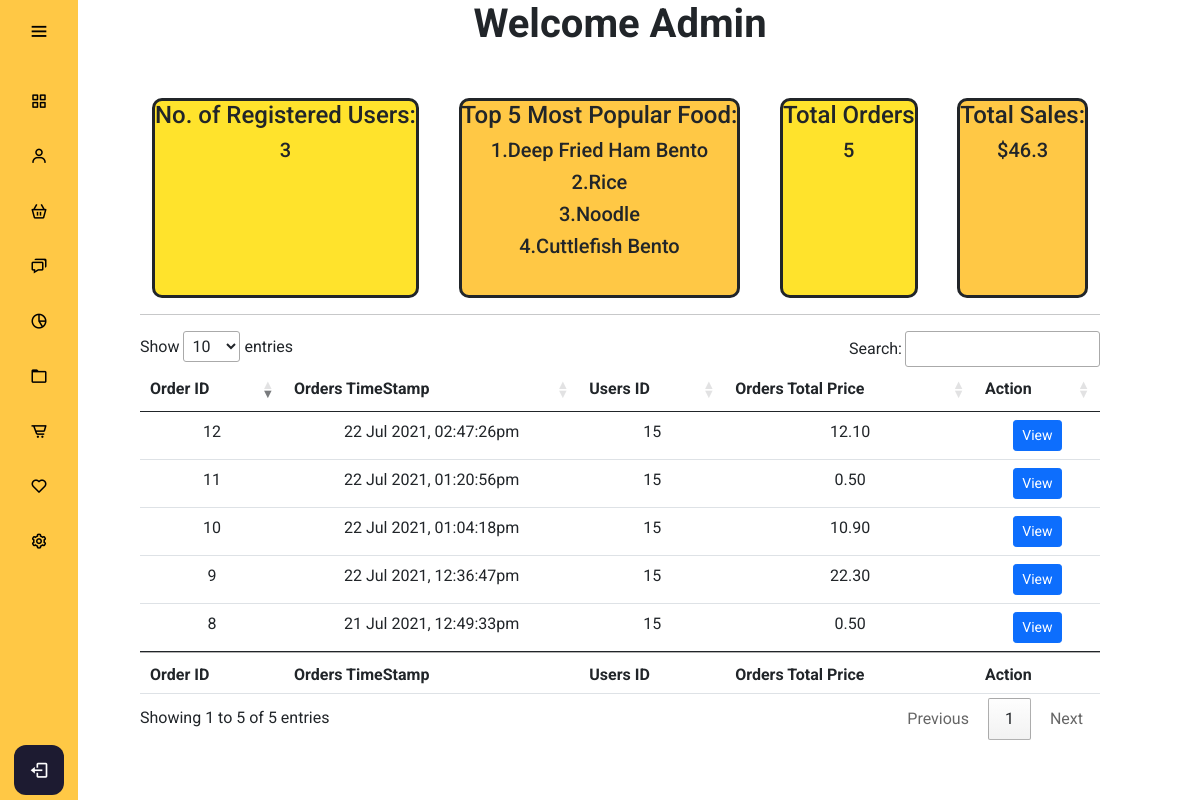
The page /admin/adminmanagement.php on the database its author committed.
### tables this page shows
CREATE TABLE `orders` (
  `orders_id` int(11) NOT NULL,
  `orders_totalprice` decimal(10,2) NOT NULL,
  `orders_timestamp` timestamp NOT NULL DEFAULT CURRENT_TIMESTAMP ON UPDATE CURRENT_TIMESTAMP,
  `orders_address` varchar(256) NOT NULL,
  `users_id` int(11) NOT NULL
);

CREATE TABLE `users` (
  `users_id` int(11) NOT NULL,
  `users_name` varchar(255) NOT NULL,
  `users_email` varchar(255) NOT NULL,
  `users_password` varchar(128) NOT NULL,
  `users_phone` varchar(11) DEFAULT NULL,
  `users_age` int(3) DEFAULT NULL,
  `users_gender` smallint(6) DEFAULT NULL,
  `users_permission` smallint(6) NOT NULL DEFAULT '0',
  `users_joindate` timestamp NOT NULL DEFAULT CURRENT_TIMESTAMP ON UPDATE CURRENT_TIMESTAMP
);

### config/db.php (called while the page is built, shortened)
<?php
class DB {
  protected static $mdb = null;
  public static function getMDB() {
    $mdb = DB::$mdb;
    if ($mdb === null) {
      $mdb = DB::$mdb = new MeekroDB();
    }
    $mdb->sync_config();
    return $mdb;
  }
  public static function query() { $args = func_get_args(); return call_user_func_array(array(DB::getMDB(), 'query'), $args); }
  public static function count() { $args = func_get_args(); return call_user_func_array(array(DB::getMDB(), 'count'), $args); }
}
class MeekroDB {
  public $encoding = 'latin1';
  public $param_char = '%';
  public $named_param_seperator = '_';
  public $connect_options = array(MYSQLI_OPT_CONNECT_TIMEOUT => 30);
  public $internal_mysql = null;
  public $num_rows = 0;
  public function __construct($host=null, $user=null, $password=null, $dbName=null, $port=null, $encoding=null, $socket=null)  {
    if ($encoding === null) $encoding = DB::$encoding;
    $this->encoding = $encoding;
  }
  public function get() {
    $mysql = $this->internal_mysql;
    if (!($mysql instanceof MySQLi)) {
      $mysql = new mysqli();
      foreach ($this->connect_options as $key => $value) {
        $mysql->options($key, $value);
      }
      $mysql->set_charset($this->encoding);
      $this->internal_mysql = $mysql;
    }
    return $mysql;
  }
  public function count() { $args = func_get_args(); return call_user_func_array(array($this, 'numRows'), $args); }
  public function numRows() { return $this->num_rows; }
  protected function preparseQueryParams() {
    $args = func_get_args();
    $sql = trim(strval(array_shift($args)));
    $args_all = $args;
    if (count($args_all) == 0) return array($sql);
    $param_char_length = strlen($this->param_char);
    $named_seperator_length = strlen($this->named_param_seperator);
    $types = array(
      $this->param_char . 'll',
      $this->param_char . 'ls',
      $this->param_char . 'l',
      $this->param_char . 'li',
      $this->param_char . 'ld',
      $this->param_char . 'lb',
      $this->param_char . 'lt',
      $this->param_char . 's',
      $this->param_char . 'i',
      $this->param_char . 'd',
      $this->param_char . 'b',
      $this->param_char . 't',
      $this->param_char . '?',
      $this->param_char . 'l?',
      $this->param_char . 'll?',
      $this->param_char . 'hc',
      $this->param_char . 'ha',
      $this->param_char . 'ho',
      $this->param_char . 'ss',
      $this->param_char . 'ssb',
      $this->param_char . 'sse',
    );
    $posList = array();
    foreach ($types as $type) {
      $lastPos = 0;
      while (($pos = strpos($sql, $type, $lastPos)) !== false) {
        $lastPos = $pos + 1;
        $posList[$pos] = $type;
      }
    }
    ksort($posList);
    $chunkyQuery = array();
    $pos_adj = 0;
    foreach ($posList as $pos => $type) {
      $type = substr($type, $param_char_length);
      $length_type = strlen($type) + $param_char_length;
      $new_pos = $pos + $pos_adj;
      $new_pos_back = $new_pos + $length_type;
      $arg_number_length = 0;
      if ($arg_number_length = strspn($sql, '0123456789', $new_pos_back)) {
        $arg_number = substr($sql, $new_pos_back, $arg_number_length);
        if (! array_key_exists($arg_number, $args_all)) return $this->nonSQLError("Non existent argument reference (arg $arg_number): $sql");
        $arg = $args_all[$arg_number];
      } else {
        $arg = array_shift($args);
      }
      if ($new_pos > 0) $chunkyQuery[] = substr($sql, 0, $new_pos);
      if (is_object($arg) && ($arg instanceof WhereClause)) {
        list($clause_sql, $clause_args) = $arg->textAndArgs();
        array_unshift($clause_args, $clause_sql);
        $preparsed_sql = call_user_func_array(array($this, 'preparseQueryParams'), $clause_args);
        $chunkyQuery = array_merge($chunkyQuery, $preparsed_sql);
      } else {
        $chunkyQuery[] = array('type' => $type, 'value' => $arg);
      }
      $sql = substr($sql, $new_pos_back + $arg_number_length);
      $pos_adj -= $new_pos_back + $arg_number_length;
    }
    return $chunkyQuery;
  }
  protected function intval($var) {
    if (PHP_INT_SIZE == 8) return intval($var);
    return floor(doubleval($var));
  }
  public function parseQueryParams() {
    $args = func_get_args();
    $chunkyQuery = call_user_func_array(array($this, 'preparseQueryParams'), $args);
    $query = '';
    foreach ($chunkyQuery as $chunk) {
      if (is_string($chunk)) {
        $query .= $chunk;
        continue;
      }
      $type = $chunk['type'];
      $arg = $chunk['value'];
      $result = '';
      if ($type == 's') $result = $this->escape($arg);
      else if ($type == 'i') $result = $this->intval($arg);
      $query .= $result;
    }
    return $query;
  }
  protected function prependCall($function, $args, $prepend) { array_unshift($args, $prepend); return call_user_func_array($function, $args); }
  public function query() { $args = func_get_args(); return $this->prependCall(array($this, 'queryHelper'), $args, 'assoc'); }
  protected function queryHelper() {
    $args = func_get_args();
    $type = array_shift($args);
    $db = $this->get();
    $is_buffered = true;
    $row_type = 'assoc';
    $full_names = false;
    $sql = call_user_func_array(array($this, 'parseQueryParams'), $args);
    $result = $db->query($sql, $is_buffered ? MYSQLI_STORE_RESULT : MYSQLI_USE_RESULT);
    if ($is_buffered && ($result instanceof MySQLi_Result)) $this->num_rows = $result->num_rows;
    else $this->num_rows = null;
    $return = array();
    while ($row = ($row_type == 'assoc' ? $result->fetch_assoc() : $result->fetch_row())) {
      $return[] = $row;
    }
    return $return;
  }
}
?>

### config/functions.php (called while the page is built, shortened)
<?php
function displayDate($date){
    return date('d M Y', strtotime($date));
}
function displayTime($date){
    return date('h:i:sa', strtotime($date));
}
?>

### admin/adminmanagement.php (the view, shortened to what this page needs)
<?php
include "../config/db.php";
include "../config/functions.php";
?>
<!DOCTYPE html>
<html lang="en" dir="ltr">
  <head>
    <link rel="stylesheet" href="adminstyle.css">
    <link href='https://unpkg.com/boxicons@2.0.7/css/boxicons.min.css' rel='stylesheet'>
    <link href="https://cdn.jsdelivr.net/npm/bootstrap@5.0.0-beta3/dist/css/bootstrap.min.css" rel="stylesheet">
    <link rel="stylesheet" href="https://cdn.jsdelivr.net/npm/bootstrap-icons@1.4.1/font/bootstrap-icons.css">
    <link rel="stylesheet" href="https://cdn.datatables.net/1.10.25/css/jquery.dataTables.min.css">
   </head>
<body>
  <?php
  include "adminheader.php";
  ?>
  <main class="home_content">
    <h1><strong>Welcome Admin</strong></h1>
    <div class="container">
      <div class="users">
        <h4>No. of Registered Users:</h4>
          <div class="result">
            <h5>
              <?php
              $noofRegUsersCount = DB::count();
              echo $noofRegUsersCount;
              ?>
            </h5>
          </div>
      </div>
      <div class="food">
        <h4>Top 5 Most Popular Food:</h4>
          <div class="result">
            <?php
            $food_name = Array();
            $food_qty = Array();
            $getOrdersQuery = DB::query("SELECT * FROM orderdetails
                                            INNER JOIN food
                                            ON orderdetails.food_id = food.food_id
                                            ");
            foreach($getOrdersQuery as $getOrdersResult) {
                array_push($food_name, $getOrdersResult['food_name']);
                array_push($food_qty, $getOrdersResult['orderdetails_qty']);
            }
            $result = array_unique($food_name);
            $result = array_combine($result, array_fill(0, count($result), 0));
            foreach($food_name as $k=>$v) {
                $result[$v] += $food_qty[$k];
              }
              arsort($result);
              $newArray = array_slice($result, 0, 5, true);
              $count = 1;
              foreach(array_keys($newArray) as $newArrayKeyNames) {
                  echo "<h5>".$count.".".ucwords($newArrayKeyNames)."</h5>";
                  $count++;
              }
            ?>
          </div>
      </div>
      <div class="orders">
        <h4>Total Orders </h4>
          <div class="result">
            <?php
            $getTotalOrderCount = db::query("SELECT * FROM orders");
            $getTotalOrderCountResult = db::count();
            ?>
            <h5><?php echo $getTotalOrderCountResult ?></h5>
          </div>
      </div>
      <div class="totalsales">
        <h4>Total Sales:</h4>
          <div class="result">
            <?php
            $totalsales = 0;
            foreach ($getTotalOrderCount as $getTotalResult ) {
                $totalsales += $getTotalResult['orders_totalprice'];
            }
            ?>
            <h5>$<?php echo $totalsales ?></h5>
          </div>
      </div>
    </div><hr>
    <table id="myTable" class="table table-hover">
        <thead>
            <tr>
            <th scope="col">Order ID</th>
            <th scope="col">Orders TimeStamp</th>
            <th scope="col">Users ID</th>
            <th scope="col">Orders Total Price</th>
            <th scope="col">Action</th>
            </tr>
        </thead>
        <tbody>
        <?php
        $getOrderQuery = DB::query("SELECT * FROM orders
                                    INNER JOIN users
                                    ON orders.users_id = users.users_id
                                    ORDER BY orders_id DESC");
        foreach($getOrderQuery as $getOrderResult){
        ?>
            <tr class="orderdata orderdata<?php echo $getOrderResult['orders_id']; ?>">
              <td class="orderid"><?php echo $getOrderResult['orders_id']; ?></td>
              <td class="ordertime"><?php echo displayDate($getOrderResult['orders_timestamp']) . ", " . displayTime($getOrderResult['orders_timestamp']); ?></td>
              <td class="orderuserid"><?php echo $getOrderResult['users_id']; ?></td>
              <td class="ordersprice"><?php echo $getOrderResult['orders_totalprice']; ?></td>
              <td><button type="button" class="btn btn-primary btn-sm viewOrder" value="viewOrder" data-id="<?php echo $getOrderResult['orders_id']; ?>" data-bs-toggle="modal" data-bs-target="#orderinfo<?php echo $getOrderResult['orders_id']; ?>" >View</button>
              </td>
            </tr>
        <?php
        }
        ?>
        </tbody>
        <tfoot>
          <tr>
            <th scope="col">Order ID</th>
            <th scope="col">Orders TimeStamp</th>
            <th scope="col">Users ID</th>
            <th scope="col">Orders Total Price</th>
            <th scope="col">Action</th>
          </tr>
        </tfoot>
    </table>
  </main>
</body>
</html>

### admin/adminstyle.css (style rules this page uses)
* { margin: 0; padding: 0; box-sizing: border-box; font-family: "Roboto" , sans serif; }
body { position: relative; min-height: 100vh; width: 100%; overflow: scroll; }
.home_content { position: absolute; height: 100%; width: 80%; text-align: center; left: 140px; background: none; box-shadow: 0 5px 10px rgba(0,0,0,0.2px); transition: all 0.5s ease; justify-content: space-between; }
button { border-radius: 5px; background-color: #fff; }
.container { display: flex; justify-content: space-between; height:200px; margin-top: 50px; }
.users, .food, .orders, .totalsales, .dailysales { border: solid; height: 100%; border-radius: 10px; }
.users, .orders, .dailysales { background-color: #FFE32C; }
.food, .totalsales { background-color: #ffc845; }

### rows shown on the page
orders: orders_id "12", orders_timestamp "22 Jul 2021", orders_timestamp "02:47:26pm", users.users_id "15", orders_totalprice "12.10"
orders: orders_id "11", orders_timestamp "22 Jul 2021", orders_timestamp "01:20:56pm", users.users_id "15", orders_totalprice "0.50"
orders: orders_id "10", orders_timestamp "22 Jul 2021", orders_timestamp "01:04:18pm", users.users_id "15", orders_totalprice "10.90"
orders: orders_id "9", orders_timestamp "22 Jul 2021", orders_timestamp "12:36:47pm", users.users_id "15", orders_totalprice "22.30"
orders: orders_id "8", orders_timestamp "21 Jul 2021", orders_timestamp "12:49:33pm", users.users_id "15", orders_totalprice "0.50"

### other values the page prints
$noofRegUsersCount "3"
$newArrayKeyNames "Deep Fried Ham Bento"
$newArrayKeyNames "Rice"
$newArrayKeyNames "Noodle"
$newArrayKeyNames "Cuttlefish Bento"
$getTotalOrderCountResult "5"
$totalsales "46.3"
